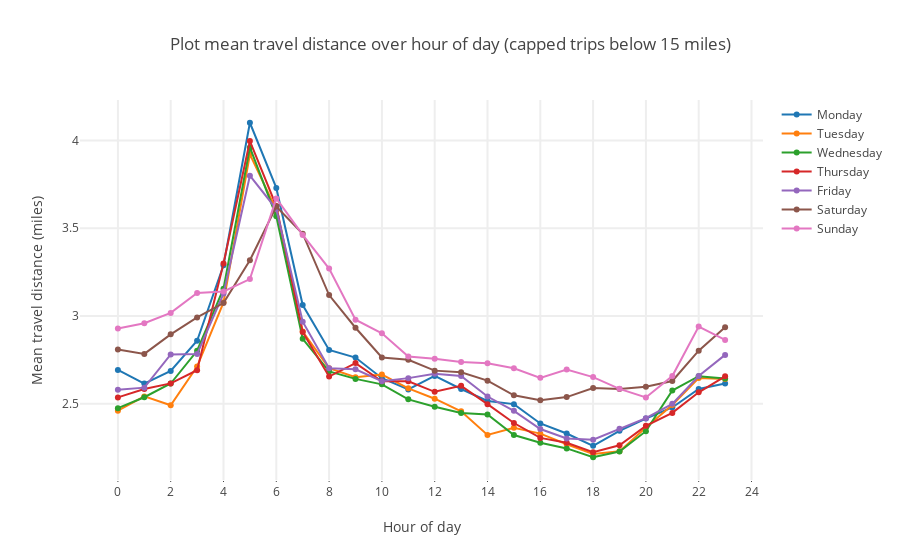

This figure's notebook cell:
### Markdown cell above
Taking a look at this distribution plot, we can see that weekends are the period people usually take more trips at 5AM.However, during weekdays, passengers tend to take longer trips (hence pushing the spikes we first observed higher from Monday - Friday).

### Code cell
plot_distance_capped_data = []
#loop to create lines for the figure below
for day in raw_data_df['Pickup_day'].unique():
    temp_df = raw_data_df[(raw_data_df['Pickup_day']==day) & (raw_data_df['Calculated_trip_distance']<=15)][[
        'Pickup_hour','Calculated_trip_distance']
    ].groupby(['Pickup_hour']).mean().reset_index().rename(columns={'Calculated_trip_distance':'Mean_trip_distance'})
    plot_distance_capped_data.append(
        go.Scatter(
            x=temp_df['Pickup_hour'],
            y=temp_df['Mean_trip_distance'],
            mode='lines+markers',
            name=day
        )
    )

fig2 = go.Figure({
    'data': plot_distance_capped_data,
    'layout': go.Layout(
        title='Plot mean travel distance over hour of day (capped trips below 15 miles)',
        hovermode='closest',
        xaxis=dict(
            title='Hour of day',
            ticklen=1,
            zeroline=False,
            gridwidth=2,
            nticks=24,
        ),
        yaxis=dict(
            title='Mean travel distance (miles)',
            gridwidth=2,
        )
    )
})

iplot(fig2)

### Figure 1 — Plotly figure (JSON) as saved in the notebook; plotly's stock layout.template omitted (floating-point values rounded to 4 significant figures)
{"data": [{"mode": "lines+markers", "name": "Monday", "type": "scatter", "uid": "24a264e2-174c-11e9-86a5-acde48001122", "x": [0, 1, 2, 3, 4, 5, 6, 7, 8, 9, 10, 11, 12, 13, 14, 15, 16, 17, 18, 19, 20, 21, 22, 23], "y": [2.692, 2.615, 2.686, 2.859, 3.289, 4.101, 3.729, 3.062, 2.806, 2.763, 2.645, 2.581, 2.658, 2.583, 2.516, 2.497, 2.387, 2.33, 2.26, 2.345, 2.416, 2.478, 2.584, 2.615]}, {"mode": "lines+markers", "name": "Tuesday", "type": "scatter", "uid": "24a26652-174c-11e9-9943-acde48001122", "x": [0, 1, 2, 3, 4, 5, 6, 7, 8, 9, 10, 11, 12, 13, 14, 15, 16, 17, 18, 19, 20, 21, 22, 23], "y": [2.46, 2.541, 2.491, 2.711, 3.077, 3.921, 3.605, 2.911, 2.702, 2.65, 2.666, 2.587, 2.528, 2.457, 2.322, 2.362, 2.329, 2.269, 2.214, 2.228, 2.364, 2.493, 2.646, 2.64]}, {"mode": "lines+markers", "name": "Wednesday", "type": "scatter", "uid": "24a26706-174c-11e9-aa58-acde48001122", "x": [0, 1, 2, 3, 4, 5, 6, 7, 8, 9, 10, 11, 12, 13, 14, 15, 16, 17, 18, 19, 20, 21, 22, 23], "y": [2.474, 2.537, 2.615, 2.802, 3.155, 3.96, 3.568, 2.869, 2.684, 2.641, 2.61, 2.525, 2.482, 2.447, 2.439, 2.321, 2.278, 2.245, 2.195, 2.227, 2.343, 2.575, 2.657, 2.644]}, {"mode": "lines+markers", "name": "Thursday", "type": "scatter", "uid": "24a26792-174c-11e9-9309-acde48001122", "x": [0, 1, 2, 3, 4, 5, 6, 7, 8, 9, 10, 11, 12, 13, 14, 15, 16, 17, 18, 19, 20, 21, 22, 23], "y": [2.536, 2.584, 2.616, 2.691, 3.299, 3.997, 3.626, 2.908, 2.655, 2.731, 2.627, 2.628, 2.568, 2.602, 2.497, 2.39, 2.305, 2.277, 2.224, 2.263, 2.374, 2.447, 2.565, 2.656]}, {"mode": "lines+markers", "name": "Friday", "type": "scatter", "uid": "24a2681e-174c-11e9-a2bc-acde48001122", "x": [0, 1, 2, 3, 4, 5, 6, 7, 8, 9, 10, 11, 12, 13, 14, 15, 16, 17, 18, 19, 20, 21, 22, 23], "y": [2.58, 2.591, 2.781, 2.783, 3.127, 3.799, 3.609, 2.967, 2.702, 2.696, 2.628, 2.646, 2.671, 2.658, 2.541, 2.459, 2.356, 2.301, 2.295, 2.358, 2.417, 2.499, 2.658, 2.778]}, {"mode": "lines+markers", "name": "Saturday", "type": "scatter", "uid": "24a2689e-174c-11e9-9af4-acde48001122", "x": [0, 1, 2, 3, 4, 5, 6, 7, 8, 9, 10, 11, 12, 13, 14, 15, 16, 17, 18, 19, 20, 21, 22, 23], "y": [2.809, 2.784, 2.895, 2.991, 3.073, 3.318, 3.623, 3.469, 3.119, 2.933, 2.763, 2.75, 2.688, 2.679, 2.631, 2.547, 2.52, 2.537, 2.589, 2.584, 2.597, 2.629, 2.802, 2.936]}, {"mode": "lines+markers", "name": "Sunday", "type": "scatter", "uid": "24a26918-174c-11e9-936f-acde48001122", "x": [0, 1, 2, 3, 4, 5, 6, 7, 8, 9, 10, 11, 12, 13, 14, 15, 16, 17, 18, 19, 20, 21, 22, 23], "y": [2.928, 2.959, 3.017, 3.131, 3.139, 3.21, 3.67, 3.462, 3.27, 2.979, 2.901, 2.769, 2.756, 2.738, 2.73, 2.702, 2.647, 2.694, 2.652, 2.584, 2.535, 2.658, 2.94, 2.863]}], "layout": {"hovermode": "closest", "title": "Plot mean travel distance over hour of day (capped trips below 15 miles)", "xaxis": {"gridwidth": 2, "nticks": 24, "ticklen": 1, "title": "Hour of day", "zeroline": false}, "yaxis": {"gridwidth": 2, "title": "Mean travel distance (miles)"}}}
